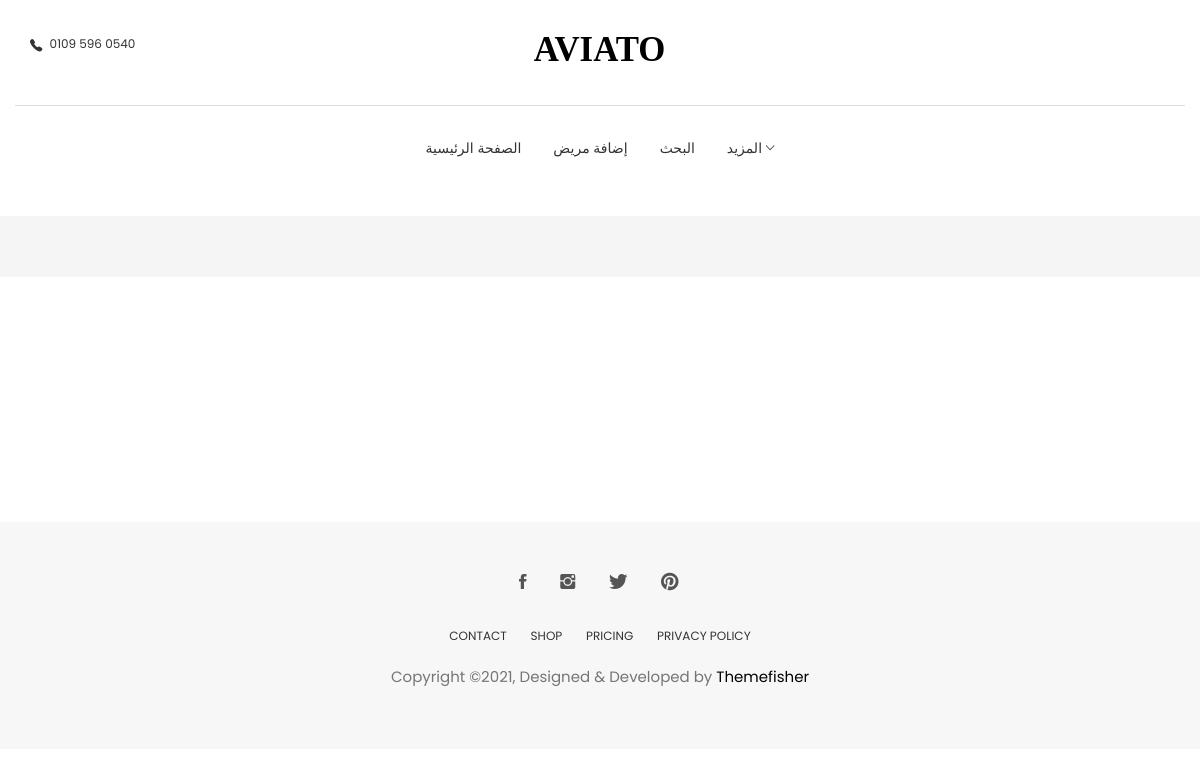
Page /operation_billing/24 (signed in) on the earlier database version.
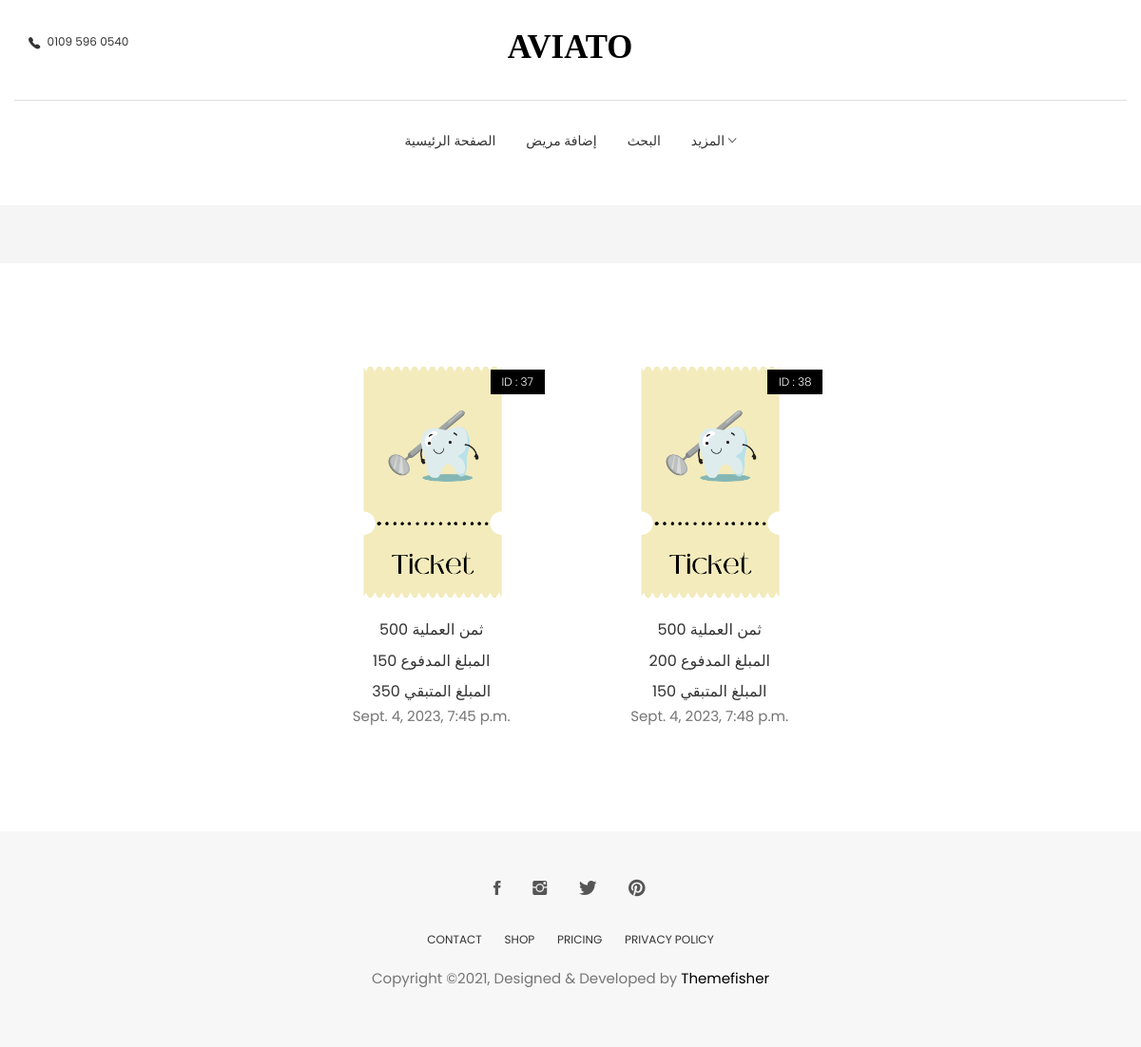
Same page on the later database version.
### dashboard/models.py (models this page shows, shortened)
class Billing(models.Model):
    id = models.AutoField(primary_key=True, null=False, blank=False)
    operation = models.ForeignKey(Operation, on_delete=models.CASCADE)
    user = models.ForeignKey(User, blank=False, null=False, on_delete=models.DO_NOTHING)
    datetime = models.DateTimeField(auto_now=True)
    amount_paid = models.IntegerField(null=False, blank=False, default=0)
    remaining_amount = models.IntegerField(null=False, blank=False, default=0)

### patient/models.py (models this page shows, shortened)
class Operation(models.Model):
    id = models.AutoField(primary_key=True, null=False, blank=False)
    patient = models.ForeignKey(Patient, null=False, blank=False, on_delete=models.CASCADE)
    user = models.ForeignKey(User, blank=False, null=False, on_delete=models.DO_NOTHING)
    name = models.CharField(max_length=15, null=False, blank=False)
    datetime = models.DateTimeField(auto_now_add=True,auto_created=True)
    price = models.IntegerField(blank=False, null=False)
    description = models.TextField(max_length=1000, blank=True, null=True)
    remaining_amount = models.IntegerField(null=False, blank=False, default=0)

### dashboard/views.py (the view)
# urls.py: path('operation_billing/<int:id>', get_all_billing, name='operation_billing'),
@login_required
def get_all_billing(request, *args, **kwargs):
    operation = get_object_or_404(Operation, id=kwargs['id'])
    billing = Billing.objects.filter(operation=operation)
    context = {
        "page_title": "فواتير العملية رقم " + f"{operation.id}",
        "billing": billing,
    }
    return render(request, 'operation_billing.html', context)

### dashboard/templates/operation_billing.html
{% extends 'base.html' %}
{% load static %}
{% load bootstrap4 %}
{% block patients %}
			{% for bill in billing %}
			<div class="col-md-4">
				<div class="product-item">
					<div class="product-thumb">
						<span class="bage">ID : {{bill.id}}</span>
						<img class="img-responsive" src="{% static 'images/Ticket.png' %}" alt="Ticket-img" />
					</div>
					<div class="product-content">
						<h4> ثمن العملية {{bill.operation.price}}</h4>
						<h4>  المبلغ المدفوع {{bill.amount_paid}}</h4>
						<h4>المبلغ المتبقي {{bill.remaining_amount}}</h4>
						<p>{{bill.datetime}}</p>
					</div>
				</div>
			</div>
			{% endfor %}
{% endblock %}

### templates/base.html (shortened to what this page needs)
{% load static %}
{% load bootstrap4 %}
<!DOCTYPE html>
<html lang="en">
<head>
  <link rel="stylesheet" href="{% static 'plugins/themefisher-font/style.css' %}">
  <link rel="stylesheet" href="{% static 'plugins/bootstrap/css/bootstrap.min.css' %}">
  <link rel="stylesheet" href="{% static 'plugins/animate/animate.css' %}">
  <link rel="stylesheet" href="{% static 'plugins/slick/slick.css' %}">
  <link rel="stylesheet" href="{% static 'plugins/slick/slick-theme.css' %}">
  <link rel="stylesheet" href="{% static 'css/style.css' %}">
</head>
<body id="body">
<section class="top-header">
	<div class="container">
		<div class="row">
			<div class="col-md-4 col-xs-12 col-sm-4">
				<div class="contact-number">
					<i class="tf-ion-ios-telephone"></i>
					<span>0109 596 0540</span>
				</div>
			</div>
			<div class="col-md-4 col-xs-12 col-sm-4">
				<div class="logo text-center">
					<a href="index.html">
						<svg width="135px" height="29px" viewBox="0 0 155 29" version="1.1" xmlns="http://www.w3.org/2000/svg"
							xmlns:xlink="http://www.w3.org/1999/xlink">
							<g id="Page-1" stroke="none" stroke-width="1" fill="none" fill-rule="evenodd" font-size="40"
								font-family="AustinBold, Austin" font-weight="bold">
								<g id="Group" transform="translate(-108.000000, -297.000000)" fill="#000000">
									<text id="AVIATO">
										<tspan x="108.94" y="325">AVIATO</tspan>
									</text>
								</g>
							</g>
						</svg>
					</a>
				</div>
			</div>
		</div>
	</div>
</section>
<section class="menu">
	<nav class="navbar navigation">
		<div class="container">
			<div id="navbar" class="navbar-collapse collapse text-center">
				<ul class="nav navbar-nav">
					<li class="dropdown ">
						<a href="{% url 'dashboard:home' %}">الصفحة الرئيسية</a>
					</li>
					<li class="dropdown ">
						<a href="{% url 'patient:add_patient' %}">إضافة مريض </a>
					</li>
					<li class="dropdown ">
						<a href="{% url 'patient:search' %}">البحث </a>
					</li>
					<li class="dropdown dropdown-slide">
						<a href="#!" class="dropdown-toggle" data-toggle="dropdown" data-hover="dropdown" data-delay="350"
							role="button" aria-haspopup="true" aria-expanded="false">المزيد <span
								class="tf-ion-ios-arrow-down"></span></a>
					</li>
				</ul>
			</div>
		</div>
	</nav>
</section>
<section class="page-header">
	<div class="container">
		<div class="row">
			<div class="col-md-12">
			</div>
		</div>
	</div>
</section>
<section class="products section">
	<div class="container">
		<div class="row">
			<div class="col-md-3">
				<div class="widget">
	            </div>
			</div>
			<div class="col-md-9">
			<div class="row">
			{% block patients %}
			{% endblock %}
				</div>
			</div>
		</div>
	</div>
</section>
<footer class="footer section text-center">
	<div class="container">
		<div class="row">
			<div class="col-md-12">
				<ul class="social-media">
					<li>
						<a href="https://www.facebook.com/themefisher">
							<i class="tf-ion-social-facebook"></i>
						</a>
					</li>
					<li>
						<a href="https://www.instagram.com/themefisher">
							<i class="tf-ion-social-instagram"></i>
						</a>
					</li>
					<li>
						<a href="https://www.twitter.com/themefisher">
							<i class="tf-ion-social-twitter"></i>
						</a>
					</li>
					<li>
						<a href="https://www.pinterest.com/themefisher/">
							<i class="tf-ion-social-pinterest"></i>
						</a>
					</li>
				</ul>
				<ul class="footer-menu text-uppercase">
					<li>
						<a href="contact.html">CONTACT</a>
					</li>
					<li>
						<a href="shop.html">SHOP</a>
					</li>
					<li>
						<a href="pricing.html">Pricing</a>
					</li>
					<li>
						<a href="contact.html">PRIVACY POLICY</a>
					</li>
				</ul>
				<p class="copyright-text">Copyright &copy;2021, Designed &amp; Developed by <a href="https://themefisher.com/">Themefisher</a></p>
			</div>
		</div>
	</div>
</footer>
  </body>
  </html>

### static/css/style.css (style rules this page uses)
body { line-height: 1.5; font-family: "Poppins", sans-serif; -webkit-font-smoothing: antialiased; }
p { font-family: "Poppins", sans-serif; color: #757575; font-size: 15px; }
h1, h2, h3, h4, h5, h6 { font-family: "Poppins", sans-serif; }
h1, h2, h3, h4, h5, h6 { font-weight: 400; }
ol, ul { margin: 0; padding: 0; list-style: none; }
a, a:focus, a:hover { text-decoration: none; outline: 0; color: #000; }
.section { padding: 80px 0; }
.page-header { background: #f5f5f5; margin-top: 20px; border-bottom: none; padding: 30px 0; }
.dropdown-slide { position: static; }
.top-header .container { padding-top: 35px; padding-bottom: 35px; border-bottom: 1px solid #dedede; }
.top-header .contact-number { font-size: 12px; color: #333; }
.top-header .contact-number i { margin-right: 4px; font-size: 18px; vertical-align: middle; }
.top-header .logo a { display: inline-block; }
.navigation { margin-bottom: 0; padding: 10px 0; }
.navigation .navbar-nav > li { position: static; }
.navigation .navbar-nav > li > a { color: #333; font-size: 14px; padding: 20px 15px; text-transform: uppercase; transition: 0.2s ease-in-out 0s; border: 1px solid transparent; }
.navigation .container { position: relative; }
.navigation .navbar-nav { float: none; display: inline-block; }
.product-item { margin-bottom: 30px; }
.product-item .product-thumb { position: relative; }
.product-item .product-thumb img { width: 100%; height: auto; }
.product-item .product-thumb .bage { position: absolute; top: 12px; right: 12px; background: #000; color: #fff; font-size: 12px; padding: 4px 12px; font-weight: 300; display: inline-block; }
.product-item .product-thumb:before { transition: 0.3s all; opacity: 0; background: rgba(0, 0, 0, 0.6); content: ""; position: absolute; top: 0; right: 0; left: 0; bottom: 0; }
.product-item .product-content { text-align: center; }
.product-item .product-content h4 { font-size: 16px; font-weight: 400; margin-top: 15px; margin-bottom: 6px; }
.widget { margin-bottom: 30px; padding-bottom: 35px; }
.footer { background: #F7F7F7; padding: 50px 0; }
.footer .footer-menu { margin-top: 30px; }
.footer .footer-menu li { display: inline-block; margin: 0 10px; }
.footer .footer-menu li a { color: #333; font-size: 12px; }
.footer .copyright-text { margin-top: 20px; }
.copyright-text a { color: #000; }
.social-media li { display: inline-block; margin: 0 5px; }
.social-media li a { padding: 8px 10px; }
.social-media li a i { font-size: 20px; color: #555; }

Differences in the rows shown:
added Billing: id "37", operation.price "500", amount_paid "150", remaining_amount "350", datetime "Sept. 4, 2023, 7:45 p.m."
added Billing: id "38", operation.price "500", amount_paid "200", remaining_amount "150", datetime "Sept. 4, 2023, 7:48 p.m."
